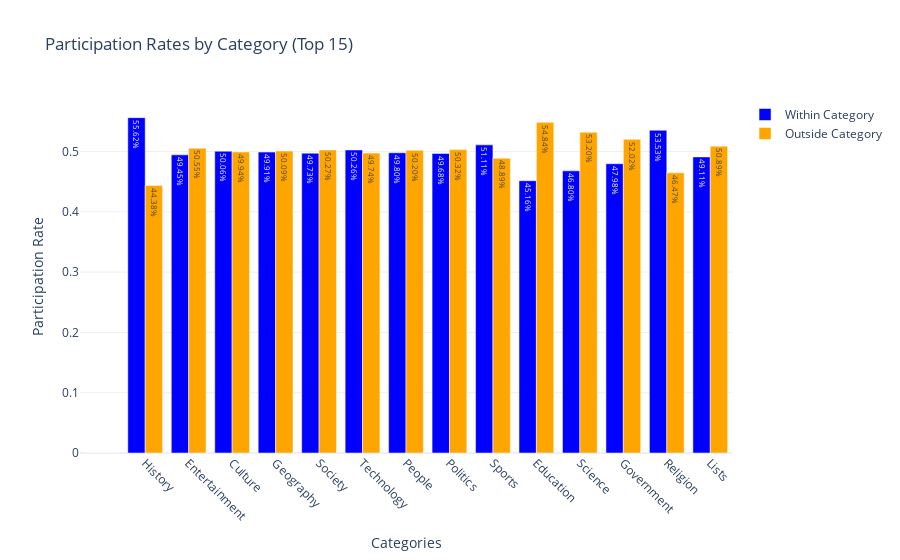

The notebook cell this image was saved under:
### Markdown cell above
# Participation rate same/different group

### Code cell
plot_participation_rates(df_vote, top_15_categories, title="Participation Rates by Category (Top 15)", top_n=15)

### Figure 1 — Plotly figure (JSON) as saved in the notebook; plotly's stock layout.template omitted (floating-point values rounded to 4 significant figures)
{"data": [{"marker": {"color": "blue"}, "name": "Within Category", "text": ["0.00%", "55.62%", "49.45%", "50.06%", "49.91%", "49.73%", "50.26%", "49.80%", "49.68%", "51.11%", "45.16%", "46.80%", "47.98%", "53.53%", "49.11%"], "textposition": "auto", "type": "bar", "x": ["", "History", "Entertainment", "Culture", "Geography", "Society", "Technology", "People", "Politics", "Sports", "Education", "Science", "Government", "Religion", "Lists"], "y": [0, 0.5562, 0.4945, 0.5006, 0.4991, 0.4973, 0.5026, 0.498, 0.4968, 0.5111, 0.4516, 0.468, 0.4798, 0.5353, 0.4911]}, {"marker": {"color": "orange"}, "name": "Outside Category", "text": ["0.00%", "44.38%", "50.55%", "49.94%", "50.09%", "50.27%", "49.74%", "50.20%", "50.32%", "48.89%", "54.84%", "53.20%", "52.02%", "46.47%", "50.89%"], "textposition": "auto", "type": "bar", "x": ["", "History", "Entertainment", "Culture", "Geography", "Society", "Technology", "People", "Politics", "Sports", "Education", "Science", "Government", "Religion", "Lists"], "y": [0, 0.4438, 0.5055, 0.4994, 0.5009, 0.5027, 0.4974, 0.502, 0.5032, 0.4889, 0.5484, 0.532, 0.5202, 0.4647, 0.5089]}], "layout": {"barmode": "group", "title": {"text": "Participation Rates by Category (Top 15)"}, "xaxis": {"tickangle": 45, "title": {"text": "Categories"}}, "yaxis": {"title": {"text": "Participation Rate"}}}}
